Frame 1 (no input): blank canvas, image omitted
Frame 60 (the mouse pressed at the canvas centre just before this capture): blank canvas, image omitted
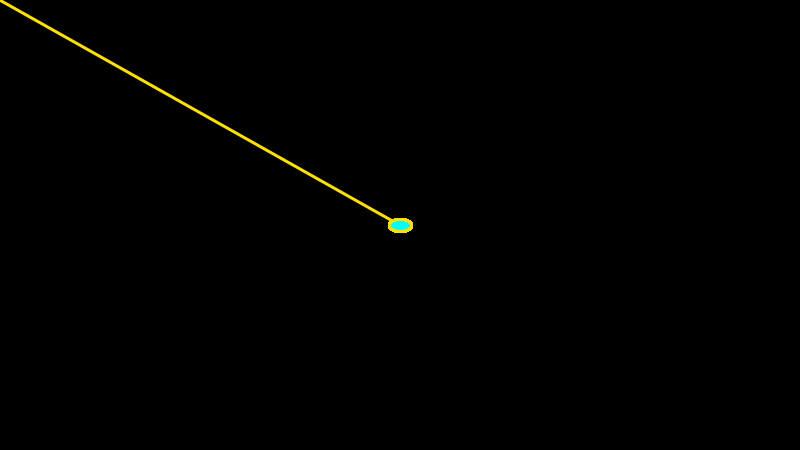
Frame 120 (the mouse held since frame 60 and released just before this capture)

The Processing sketch whose frames 1 and 60 were blank and that drew this single picture after the mouse press (run headless with seeded random() and noise(); from frame 60 on, the mouse is pressed at the canvas centre):

// Processing sketch: processing_52137
// ── processing_52137.pde

void setup() {
  size(800,450);
background(0);
  smooth();
}

void draw() {
  stroke(mouseX,mouseY,0);
  strokeWeight(3);
  line(pmouseX,pmouseY,mouseX,mouseY);

  
fill(0,mouseX,mouseY+200);
abs(mouseX-pmouseX);
ellipseMode(CENTER);
ellipse(mouseX,mouseY,mouseX/18,mouseY/18);
}
  void mousePressed() {
    //father
    stroke(10,25,150);
fill(0,mouseX+100,mouseY+100);
abs(mouseX-pmouseX);
ellipseMode(CENTER);
ellipse(mouseX,mouseY,15,15);
    //sons
    strokeWeight(1);
    stroke(10,225,120);
fill(0,mouseX+50,mouseY+50);
abs(mouseX-pmouseX);
ellipseMode(CENTER);
ellipse(mouseX+10,mouseY+10,5,5);
    strokeWeight(1);
    stroke(220,5,0);
fill(0,mouseX+50,mouseY+50);
abs(mouseX-pmouseX);
ellipseMode(CENTER);
ellipse(mouseX-10,mouseY-10,5,5);
strokeWeight(1);
    stroke(10,225,120);
fill(0,mouseX+50,mouseY+50);
abs(mouseX-pmouseX);
ellipseMode(CENTER);
ellipse(mouseX+10,mouseY-10,5,5);
    strokeWeight(1);
    stroke(220,5,0);
fill(0,mouseX+50,mouseY+50);
abs(mouseX-pmouseX);
ellipseMode(CENTER);
ellipse(mouseX-10,mouseY+10,5,5);
  }
  void keyPressed() {
    background(0);
  }
                                                                
